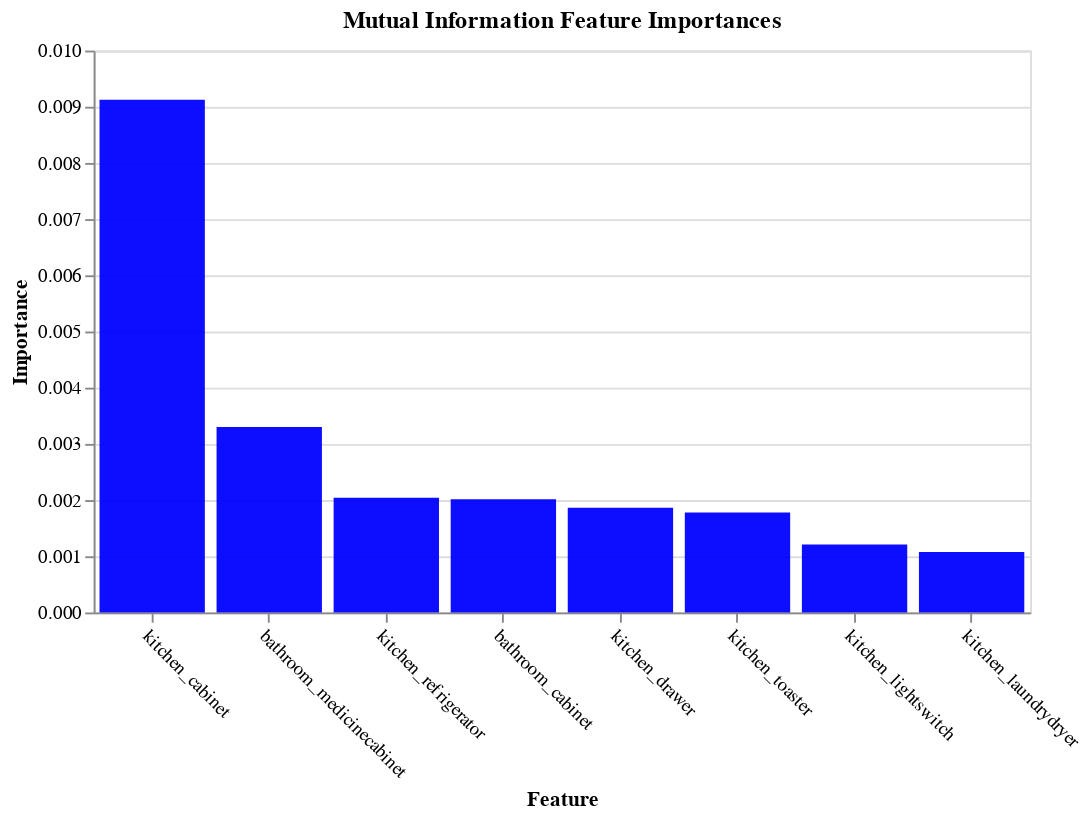

Here is the notebook cell this chart was saved with:
### Code cell
plot_imp(best_features_mutual_info, feature_importances_mutual_info, 'Mutual Information', 'blue')

### Figure 1 — Vega-Lite specification as saved in the notebook (floating-point values rounded to 4 significant figures)
{"$schema": "https://vega.github.io/schema/vega-lite/v3.4.0.json", "config": {"mark": {"tooltip": null}, "view": {"height": 300, "width": 400}}, "data": {"name": "data-3c501a37a6bf39196c565c29c0565c0e"}, "datasets": {"data-3c501a37a6bf39196c565c29c0565c0e": [{"features": "kitchen_cabinet", "importances": 0.009123}, {"features": "bathroom_medicinecabinet", "importances": 0.003299}, {"features": "kitchen_refrigerator", "importances": 0.002041}, {"features": "bathroom_cabinet", "importances": 0.002013}, {"features": "kitchen_drawer", "importances": 0.001863}, {"features": "kitchen_toaster", "importances": 0.001779}, {"features": "kitchen_lightswitch", "importances": 0.001211}, {"features": "kitchen_laundrydryer", "importances": 0.001074}]}, "encoding": {"x": {"axis": {"labelAngle": 45}, "field": "features", "sort": null, "title": "Feature", "type": "nominal"}, "y": {"field": "importances", "title": "Importance", "type": "quantitative"}}, "mark": {"color": "blue", "opacity": 0.95, "type": "bar"}, "title": "Mutual Information Feature Importances", "width": 500}
